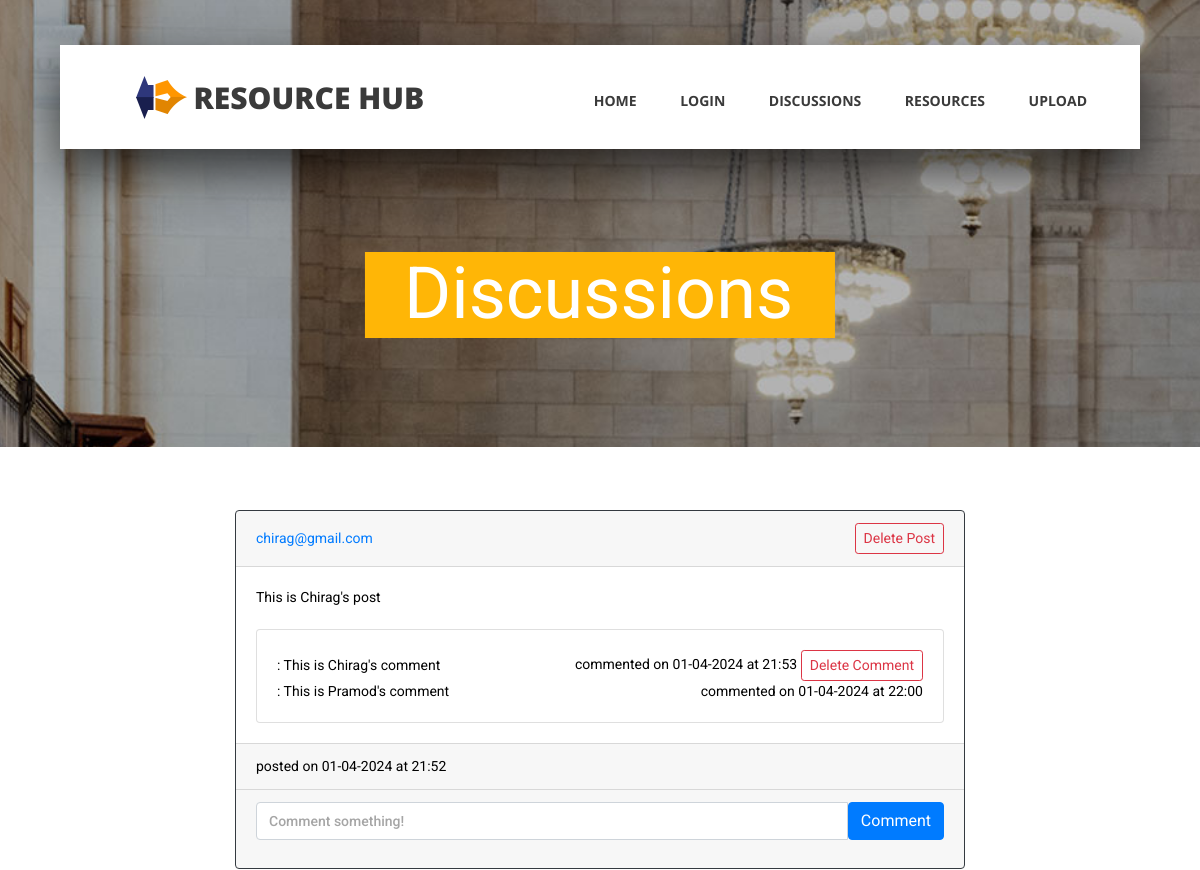
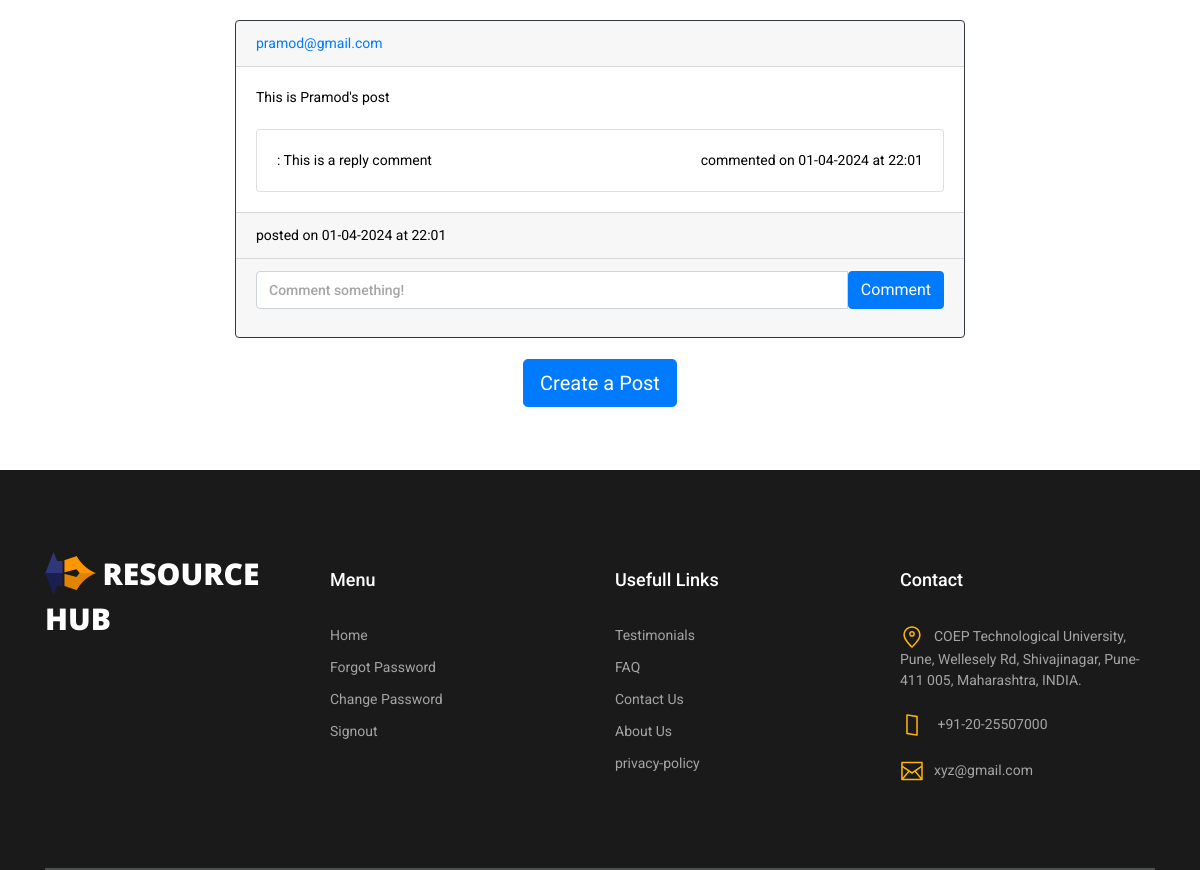
Page /posts (signed in) on the earlier database version (2 pictures, top to bottom).
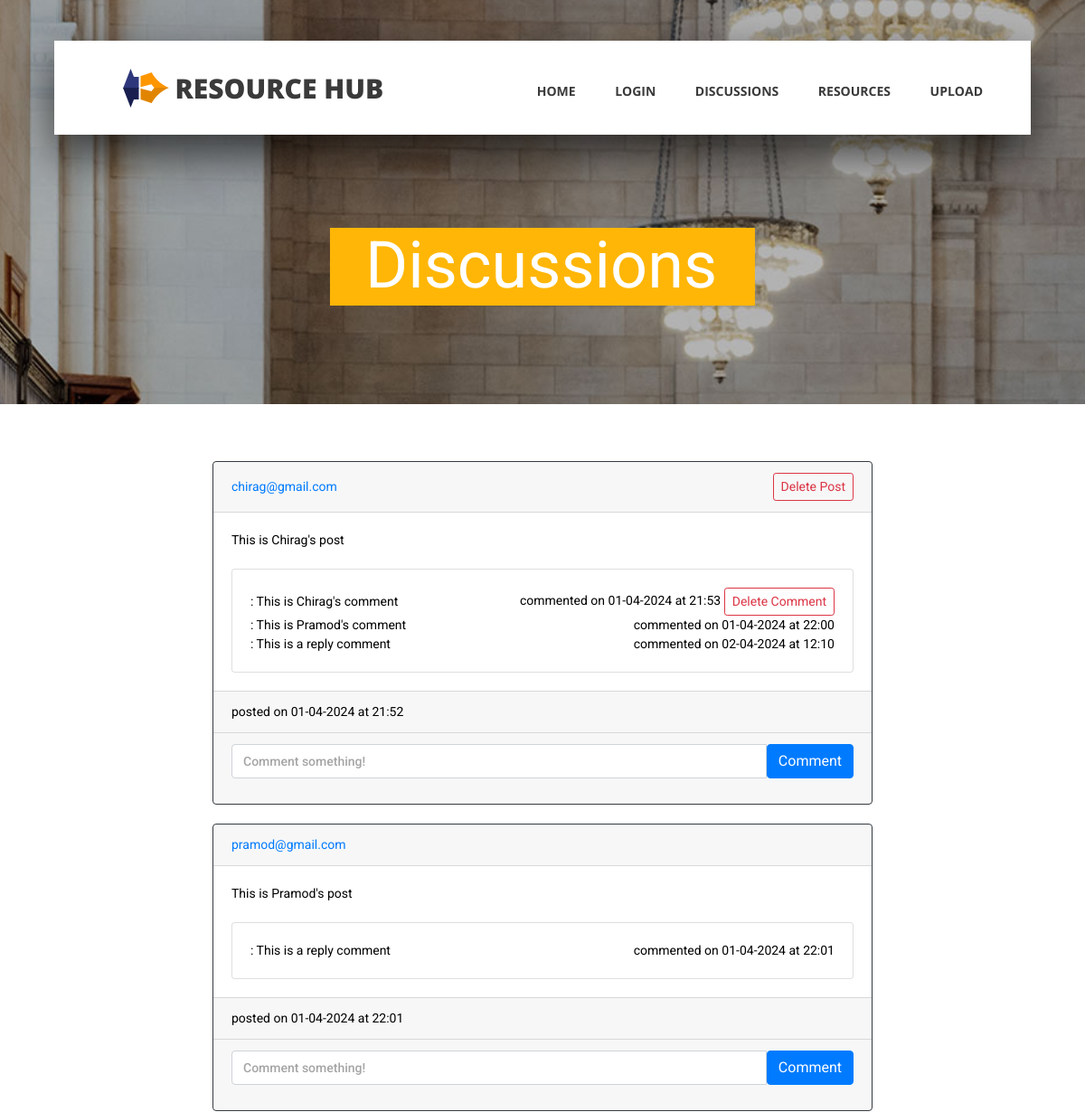
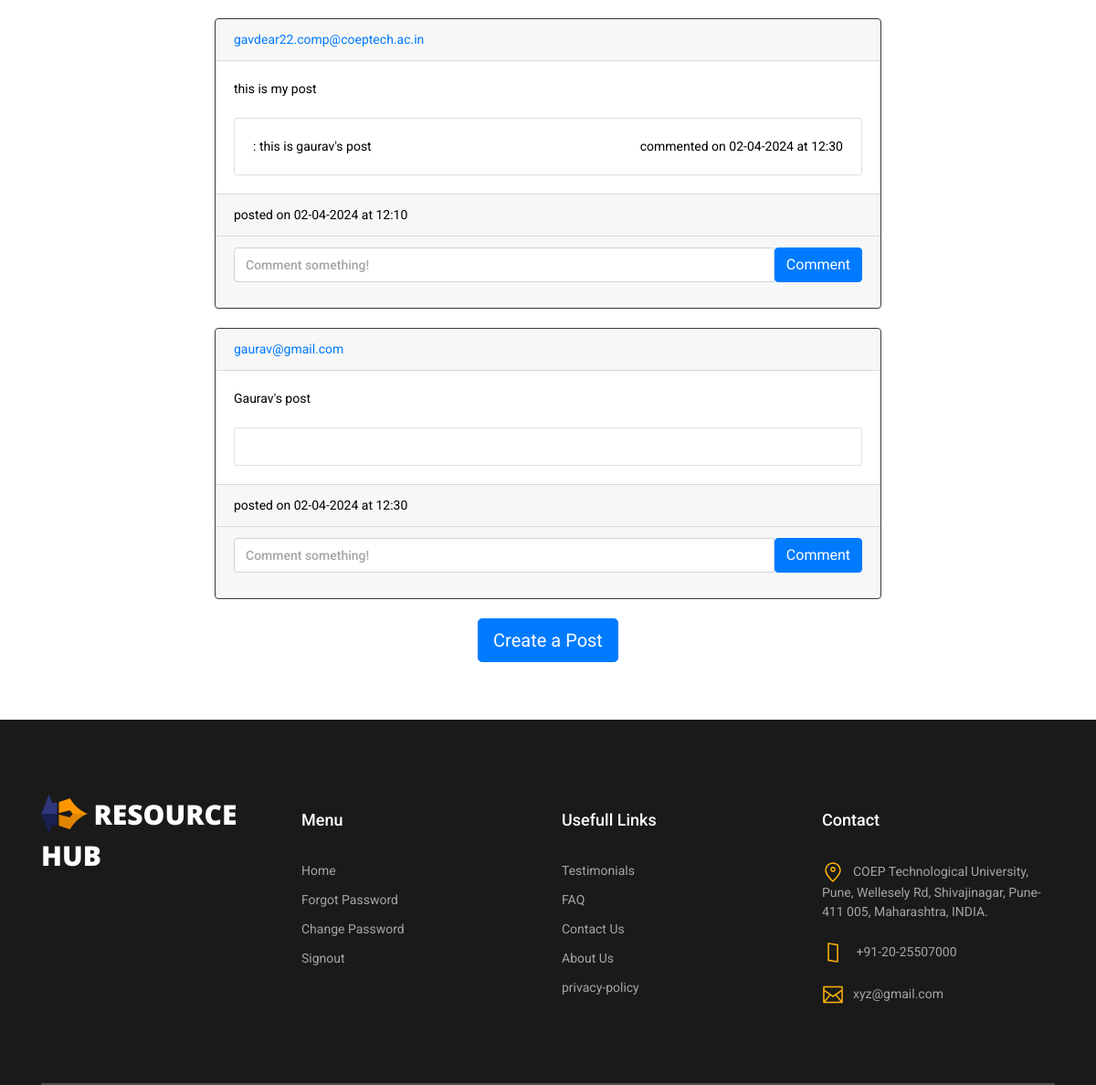
Same page on the later database version (2 pictures, top to bottom).
### app.py (models this page shows)
class Post(db.Model):
    id = db.Column(db.Integer, primary_key=True)
    text = db.Column(db.Text, nullable=False)
    date_created = db.Column(db.DateTime, default=datetime.now)
    author_id = db.Column(db.Integer, db.ForeignKey('user.id', ondelete="CASCADE"), nullable=False)
    comments = db.relationship('Comment', backref='post', passive_deletes=True)

class User(db.Model, UserMixin):
    id = db.Column(db.Integer, primary_key=True)
    name = db.Column(db.String(100))
    username = db.Column(db.String(50), unique=True)
    password = db.Column(db.String(100))
    user_type = db.Column(db.String(10))
    resources = db.relationship('Resource', backref="user")
    posts = db.relationship('Post', backref="user", passive_deletes=True)

class Comment(db.Model):
    id = db.Column(db.Integer, primary_key=True)
    text = db.Column(db.String(200), nullable=False)
    date_created = db.Column(db.DateTime, default=datetime.now)
    user_id = db.Column(db.Integer, db.ForeignKey('user.id', ondelete="CASCADE"), nullable=False)
    post_id = db.Column(db.Integer, db.ForeignKey('post.id', ondelete="CASCADE"), nullable=False)

### app.py (the view)
@app.route("/posts")
@login_required
def posts():
    posts = Post.query.all()
    user_id = current_user.id if current_user.is_authenticated else None
    return render_template("posts.html", author_id=user_id, posts=posts)

### app.py (called while the page is built)
@login_manager.user_loader
def load_user(user_id):
    return User.query.get(int(user_id))

### templates/posts.html (shortened to what this page needs)
<!DOCTYPE html>
<html lang="en">
<head>
	<link rel="stylesheet" type="text/css" href="../static/styles/bootstrap4/bootstrap.min.css">
	<link href="../static/plugins/fontawesome-free-5.0.1/css/fontawesome-all.css" rel="stylesheet" type="text/css">
	<link rel="stylesheet" type="text/css" href="../static/styles/contact_styles.css">
	<link rel="stylesheet" type="text/css" href="../static/styles/contact_responsive.css">
</head>
<body>
	<div class="super_container">
		<header class="header d-flex flex-row">
			<div class="header_content d-flex flex-row align-items-center">
				<div class="logo_container">
					<div class="logo">
						<img src="../static/images/logo.png" alt="">
						<span>Resource Hub</span>
					</div>
				</div>
				<nav class="main_nav_container">
					<div class="main_nav">
						<ul class="main_nav_list">
							<li class="main_nav_item"><a href="/">Home</a></li>
							<li class="main_nav_item"><b><a href="/login">Login</b></a></li>
							<li class="main_nav_item"><a href="/posts">Discussions</a></li>
							<li class="main_nav_item"><b><a href="/select">Resources</b></a></li>
							<li class="main_nav_item"><b><a href="/upload">Upload</a></b></a></li>
						</ul>
					</div>
				</nav>
			</div>
		</header>
			</div>
		{% block content %}
    <div class="home">
        <div class="home_background_container prlx_parent">
            <div class="home_background prlx" style="background-image:url(../static/images/contact_background.jpg)">
            </div>
        </div>
        <div class="home_content">
            <h1>Discussions</h1>
        </div>
    </div>
	<div class = "container">
		<div class = "row justify-content-center">
		<div class="col-8">
    <div id="posts">
		<br><br><br>
        {% for post in posts %}
        <div class="card border-dark">
            <div class="card-header d-flex justify-content-between align-items-center">
                <a href="/posts/{{ post.user.username }}">{{ post.user.username }}</a>
				{% if current_user.id == post.author_id %}
                	<a href="{{ url_for('delete_post', id=post.id)}}" class="btn btn-outline-danger btn-sm">Delete Post</a>
				{% endif %}
            </div>
            <div class="card-body">
                <div class="card-text">{{ post.text }}</div>
                <br/>
                <div class="card">
                    <div class="card-body">
                        {% for comment in post.comments %}
                        <div class="d-flex justify-content-between align-items-center">
                            <div>
                                <a href="/posts/{{ comment.user_id.username }}">{{ comment.user_id.username }}</a>:
                                {{ comment.text }}
                            </div>
                            <div>
                                commented on {{ comment.date_created.strftime("%d-%m-%Y") }} at {{ comment.date_created.strftime("%H:%M") }}
                                {% if current_user.id == comment.user_id %}
									<a href="{{ url_for('delete_comment', comment_id=comment.id)}}" class="btn btn-outline-danger btn-sm">Delete Comment</a>
                                {% endif %}
                            </div>
                        </div>
                        {% endfor %}
                    </div>
                </div>
            </div>
            <div class="card-footer">posted on {{ post.date_created.strftime("%d-%m-%Y") }} at {{ post.date_created.strftime("%H:%M") }}</div>
            <div class="card-footer">
                <form method="POST" action="/create-comment/{{ post.id }}">
                    <div class="input-group mb-3">
                        <input type="text" id="text" name="text" class="form-control"
                               placeholder="Comment something!"/>
                        <button type="submit" class="btn btn-primary">Comment</button>
                    </div>
                </form>
            </div>
        </div>
        <br/> {% endfor %}
    </div>
    {% block footer %}
    <div class="d-flex justify-content-center">
        <a href="/create-post"><button type="button" class="btn btn-lg btn-primary">Create a Post</button></a>
    </div><br><br><br>
    {% endblock %}
{% endblock %}
</div>
</div>
</div>
	<footer class="footer">
		<div class="container">
					<div class="col">
				<div class="row">
					<div class="col text-center">
					</div>
				</div>
			</div>
			<div class="footer_content">
				<div class="row">
					<div class="col-lg-3 footer_col">
						<div class="logo_container">
							<div class="logo">
								<img src="../static/images/logo.png" alt="">
								<span>Resource Hub</span>
							</div>
						</div>
					</div>
					<div class="col-lg-3 footer_col">
						<div class="footer_column_title">Menu</div>
						<div class="footer_column_content">
							<ul>
							<li class="footer_list_item"><a href="/">Home</a></li>
							<li class="footer_list_item"><a href="/forgot_password">Forgot Password</a></li>
							<li class="footer_list_item"><a href="/change-password-form">Change Password</a></li>
							<li class="footer_list_item"><a href="/logout">Signout</a></a></li>
							</ul>
						</div>
					</div>
					<div class="col-lg-3 footer_col">
						<div class="footer_column_title">Usefull Links</div>
						<div class="footer_column_content">
							<ul>
								<li class="footer_list_item"><a href="/testimonials">Testimonials</a></li>
								<li class="footer_list_item"><a href="FAQ">FAQ</a></li>
								<li class="footer_list_item"><a href="/contact">Contact Us</a></li>
								<li class="footer_list_item"><a href="/aboutus">About Us</a></li>
								<li class="footer_list_item"><a href="/privacy">privacy-policy</a></li>
							</ul>
						</div>
					</div>
					<div class="col-lg-3 footer_col">
						<div class="footer_column_title">Contact</div>
						<div class="footer_column_content">
							<ul>
								<li class="footer_contact_item">
									<div class="footer_contact_icon">
										<img src="../static/images/placeholder.svg" alt="https://www.flaticon.com/authors/lucy-g">
									</div>COEP Technological University, Pune, Wellesely Rd, Shivajinagar, Pune-411 005,
									Maharashtra, INDIA.
								</li>
								<li class="footer_contact_item">
									<div class="footer_contact_icon">
										<img src="../static/images/smartphone.svg" alt="https://www.flaticon.com/authors/lucy-g">
									</div>
									+91-20-25507000
								</li>
								<li class="footer_contact_item">
									<div class="footer_contact_icon">
										<img src="../static/images/envelope.svg" alt="https://www.flaticon.com/authors/lucy-g">
									</div>xyz@gmail.com
								</li>
							</ul>
						</div>
					</div>
				</div>
			</div>
		</div>
	</footer>
</body>
</html>

### static/styles/contact_styles.css (style rules this page uses)
* { margin: 0; padding: 0; -webkit-font-smoothing: antialiased; -webkit-text-shadow: rgba(0,0,0,.01) 0 0 1px; text-shadow: rgba(0,0,0,.01) 0 0 1px; }
body { font-family: 'Roboto', sans-serif; font-size: 14px; font-weight: 400; background: #FFFFFF; color: #000000; }
div { display: block; position: relative; -webkit-box-sizing: border-box; -moz-box-sizing: border-box; box-sizing: border-box; }
ul { list-style: none; margin-bottom: 0px; }
a, a:hover, a:visited, a:active, a:link { text-decoration: none; -webkit-font-smoothing: antialiased; -webkit-text-shadow: rgba(0,0,0,.01) 0 0 1px; text-shadow: rgba(0,0,0,.01) 0 0 1px; }
h1 { font-size: 36px; }
h1, h2, h3, h4, h5, h6 { font-family: 'Roboto', sans-serif; -webkit-font-smoothing: antialiased; -webkit-text-shadow: rgba(0,0,0,.01) 0 0 1px; text-shadow: rgba(0,0,0,.01) 0 0 1px; }
.form-control { color: #db5246; }
.super_container { width: 100%; overflow: hidden; }
.prlx_parent { overflow: hidden; }
.prlx { height: 130% !important; }
.header { position: fixed; top: 45px; left: 50%; -webkit-transform: translateX(-50%); -moz-transform: translateX(-50%); -ms-transform: translateX(-50%); -o-transform: translateX(-50%); transform: translateX(-50%); width: 1318px; height: 104px; background: #FFFFFF; z-index: 10; -webkit-transition: all 200ms ease; -moz-transition: all 200ms ease; -ms-transition: all 200ms ease; -o-transition: all 200ms ease; transition: all 200ms ease; }
.header_content { width: calc(100% - 279px); height: 100%; }
.header_content::before { display: block; position: absolute; top: 0; left: 0; width: 100%; height: 100%; content: ''; box-shadow: 0px 20px 49px rgba(0,0,0,0.67); z-index: -1; }
.logo_container { display: inline-block; padding-left: 76px; }
.logo span { font-family: 'Open Sans', sans-serif; font-size: 30px; font-weight: 900; color: #3a3a3a; vertical-align: middle; text-transform: uppercase; margin-left: 3px; }
.main_nav_container { display: inline-block; margin-left: auto; padding-right: 93px; }
.main_nav { margin-top: 7px; }
.main_nav_item { display: inline-block; margin-right: 40px; }
.main_nav_item:last-child { margin-right: 0px; }
.main_nav_item a { font-family: 'Open Sans', sans-serif; font-size: 14px; text-transform: uppercase; font-weight: 700; color: #3a3a3a; -webkit-transition: all 200ms ease; -moz-transition: all 200ms ease; -ms-transition: all 200ms ease; -o-transition: all 200ms ease; transition: all 200ms ease; }
.home { width: 100%; height: 447px; }
.home_background_container { position: absolute; top: 0; left: 0; width: 100%; height: 100%; }
.home_background { width: 100%; height: 100%; background-repeat: no-repeat; background-size: cover; background-position: center center; }
.home_content { position: absolute; left: 50%; bottom: 109px; -webkit-transform: translateX(-50%); -moz-transform: translateX(-50%); -ms-transform: translateX(-50%); -o-transform: translateX(-50%); transform: translateX(-50%); background: #ffb606; padding-top: 24px; padding-bottom: 18px; padding-left: 39px; padding-right: 42px; }
.home_content h1 { font-size: 72px; font-weight: 400; color: #FFFFFF; line-height: 0.5; white-space: nowrap; }
.footer { width: 100%; padding-top: 00px; background: #1a1a1a; }
.footer_content { padding-top: 80px; padding-bottom: 83px; border-bottom: solid 2px #4d4e4e; }
.footer_content .logo_container { padding-left: 0px; }
.footer_content .logo span { color: #FFFFFF; }
.footer_column_title { font-size: 18px; font-weight: 500; color: #FFFFFF; padding-top: 15px; }
.footer_column_content { margin-top: 32px; }
.footer_list_item { margin-bottom: 11px; }
.footer_list_item a { font-size: 14px; color: #a5a5a5; -webkit-transition: all 200ms ease; -moz-transition: all 200ms ease; -ms-transition: all 200ms ease; -o-transition: all 200ms ease; transition: all 200ms ease; }
.footer_contact_item { font-size: 14px; font-weight: 400; color: #a5a5a5; margin-bottom: 22px; }
.footer_contact_item:last-child { margin-bottom: 0px; }
.footer_contact_icon { display: inline-block; width: 24px; height: 24px; vertical-align: middle; margin-right: 10px; }
.footer_contact_icon img { width: 100%; }

Differences in the rows shown:
added Comment: text "This is a reply comment", date_created "02-04-2024", date_created "12:10", shown under Post "This is Chirag's post"
added Post: user.username "gavdear22.comp@coeptech.ac.in", text "this is my post", date_created "02-04-2024", date_created "12:10"
added Comment: text "this is gaurav's post", date_created "02-04-2024", date_created "12:30", shown under "gavdear22.comp@coeptech.ac.in"
added Post: user.username "gaurav@gmail.com", text "Gaurav's post", date_created "02-04-2024", date_created "12:30"
